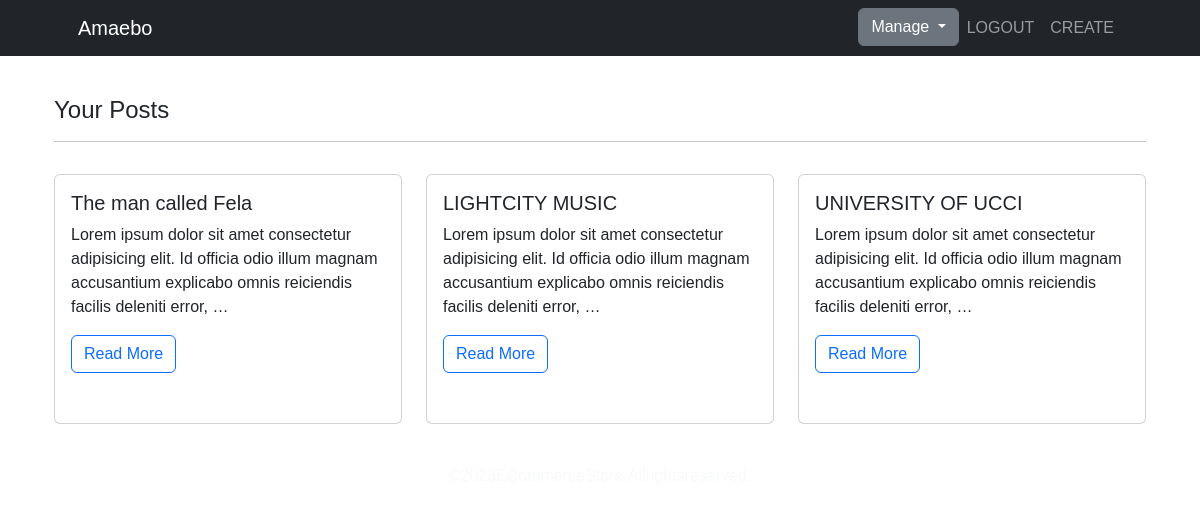
Page /personal_2/ (signed in) on the committed database.
### posts/models.py (models this page shows, shortened)
class Post(models.Model):
    title = models.CharField(max_length=150)
    body = models.TextField()
    image = models.ImageField(upload_to='post_images/', null=True, blank=True)
    created = models.DateTimeField(auto_now_add=True)
    updated = models.DateTimeField(auto_now=True)
    publish = models.BooleanField(default=True)
    author = models.ForeignKey(User, on_delete=models.CASCADE)

### posts/views.py (the view)
# urls.py: path('personal_2/', personal_2, name='personal_2'),
@login_required
def personal_2(request):
    posts = Post.objects.filter(author=request.user)
    context = {'posts':posts}
    return render(request, 'posts/personal_2.html', context)

### templates/posts/personal_2.html
{% extends 'base.html' %}
{% block content %}
<section>
    <div class="container p-4 mt-3">
        <h4>Your Posts</h4>
        <hr>
        <div class="row">
            {% for post in posts %}
            <div class="col-md-4 mt-3" >
                <div class="card" style="height: 250px;">
                    <div class="card-body">
                        <h5 class="card-title">{{post.title}}</h5>
                        <p class="card-text">{{post.body|truncatewords:20}}</p>
                        <a href="{% url 'detail' post.pk %}" class="btn btn-outline-primary">Read More</a>
                    </div>
                </div>
            </div>
            {% endfor %}
        </div>
    </div>
</section>
{% endblock %}

### templates/base.html (style rules this page uses)
body { font-family: Arial, sans-serif; }

### rows in the picture
Post: title "The man called Fela", body "Lorem ipsum dolor sit amet consectetur adipisicing elit. Id officia odio illum magnam accusantium explicabo omnis reiciendis facilis deleniti error, …"
Post: title "LIGHTCITY MUSIC", body "Lorem ipsum dolor sit amet consectetur adipisicing elit. Id officia odio illum magnam accusantium explicabo omnis reiciendis facilis deleniti error, …"
Post: title "UNIVERSITY OF UCCI", body "Lorem ipsum dolor sit amet consectetur adipisicing elit. Id officia odio illum magnam accusantium explicabo omnis reiciendis facilis deleniti error, …"
